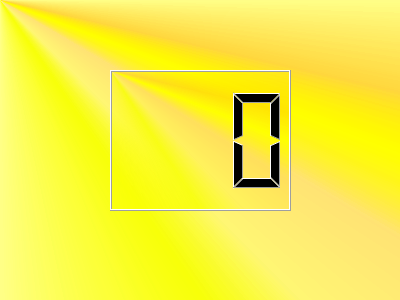
<?xml version="1.0" encoding="UTF-8"?>
<ui version="4.0">
 <class>Dialog</class>
 <widget class="QDialog" name="Dialog">
  <property name="geometry">
   <rect>
    <x>0</x>
    <y>0</y>
    <width>400</width>
    <height>300</height>
   </rect>
  </property>
  <property name="windowTitle">
   <string>Networked Receiver Attached to Arduino</string>
  </property>
  <property name="styleSheet">
   <string notr="true">background: qconicalgradient(cx:0, cy:0, angle:135, stop:0 rgba(255, 255, 0, 69), stop:0.375 rgba(255, 255, 0, 69), stop:0.423533 rgba(251, 255, 0, 145), stop:0.45 rgba(247, 255, 0, 208), stop:0.477581 rgba(255, 244, 71, 130), stop:0.518717 rgba(255, 218, 71, 130), stop:0.55 rgba(255, 255, 0, 255), stop:0.57754 rgba(255, 203, 0, 130), stop:0.625 rgba(255, 255, 0, 69), stop:1 rgba(255, 255, 0, 69));</string>
  </property>
  <widget class="QLCDNumber" name="lcdNumber">
   <property name="geometry">
    <rect>
     <x>110</x>
     <y>70</y>
     <width>181</width>
     <height>141</height>
    </rect>
   </property>
   <property name="digitCount">
    <number>3</number>
   </property>
  </widget>
 </widget>
 <layoutdefault spacing="6" margin="11"/>
 <resources/>
 <connections/>
</ui>
